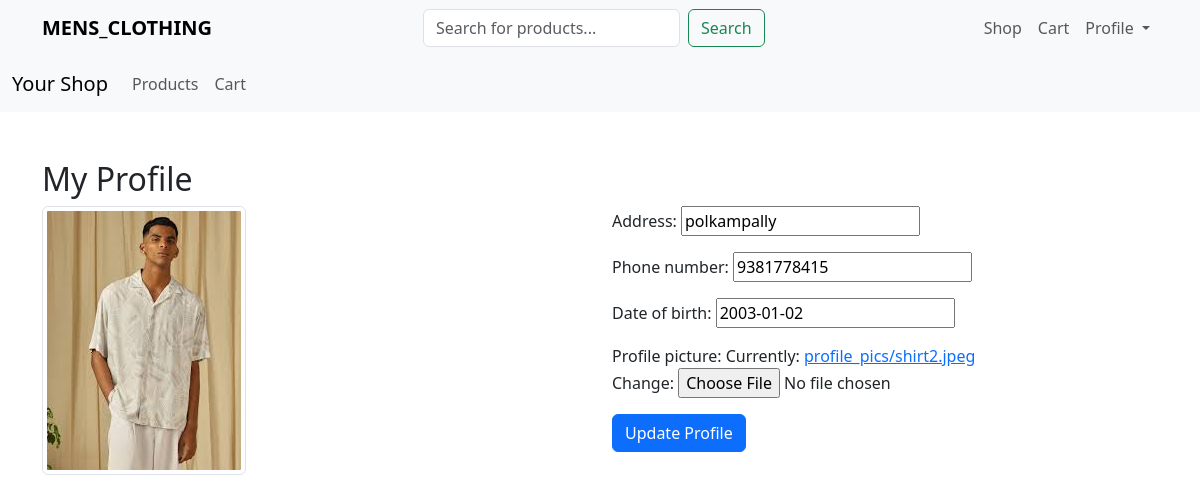
Screenshot of /profile/ (signed in) with the database file from the repository.
### smileapp/models.py (models this page shows, shortened)
class Profile(models.Model):
    user = models.OneToOneField(User, on_delete=models.CASCADE)
    address = models.CharField(max_length=255, default='Unknown')
    phone_number = models.CharField(max_length=15)
    date_of_birth = models.DateField(null=True, blank=True)
    profile_picture = models.ImageField(upload_to='profile_pics/', default='default.jpg')

### smileapp/views.py (the view)
# urls.py: path('profile/',profile_view, name='profile'),
@login_required
def profile_view(request):
    profile, created = Profile.objects.get_or_create(user=request.user)
    if request.method == 'POST':
        form = ProfileUpdateForm(request.POST, request.FILES, instance=profile)
        if form.is_valid():
            form.save()
            return redirect('profile')  # Redirect to the same profile page after saving
    else:
        form = ProfileUpdateForm(instance=profile)
    return render(request, 'profile.html', {'form': form, 'profile': profile})

### smileapp/forms.py
class ProfileUpdateForm(forms.ModelForm):
    class Meta:
        model = Profile
        fields = ['address', 'phone_number', 'date_of_birth', 'profile_picture']

### templates/profile.html (shortened to what this page needs)
<!DOCTYPE html>
<html lang="en">
<head>
    <link href="https://cdn.jsdelivr.net/npm/bootstrap@5.3.0/dist/css/bootstrap.min.css" rel="stylesheet">
</head>
<body>
{% include 'navbar.html' %}
<div class="container mt-5">
    <h2>My Profile</h2>
    <div class="row">
        <div class="col-md-6">
            <img src="{{ profile.profile_picture.url }}" class="img-thumbnail" alt="Profile Picture">
        </div>
        <div class="col-md-6">
            <form method="POST" enctype="multipart/form-data">
                {{ form.as_p }}
                <button type="submit" class="btn btn-primary">Update Profile</button>
            </form>
        </div>
    </div>
</div>
</body>
</html>

### rows the page displays
Profile: profile_picture (picture), address "polkampally", phone_number "9381778415", date_of_birth "2003-01-02"
